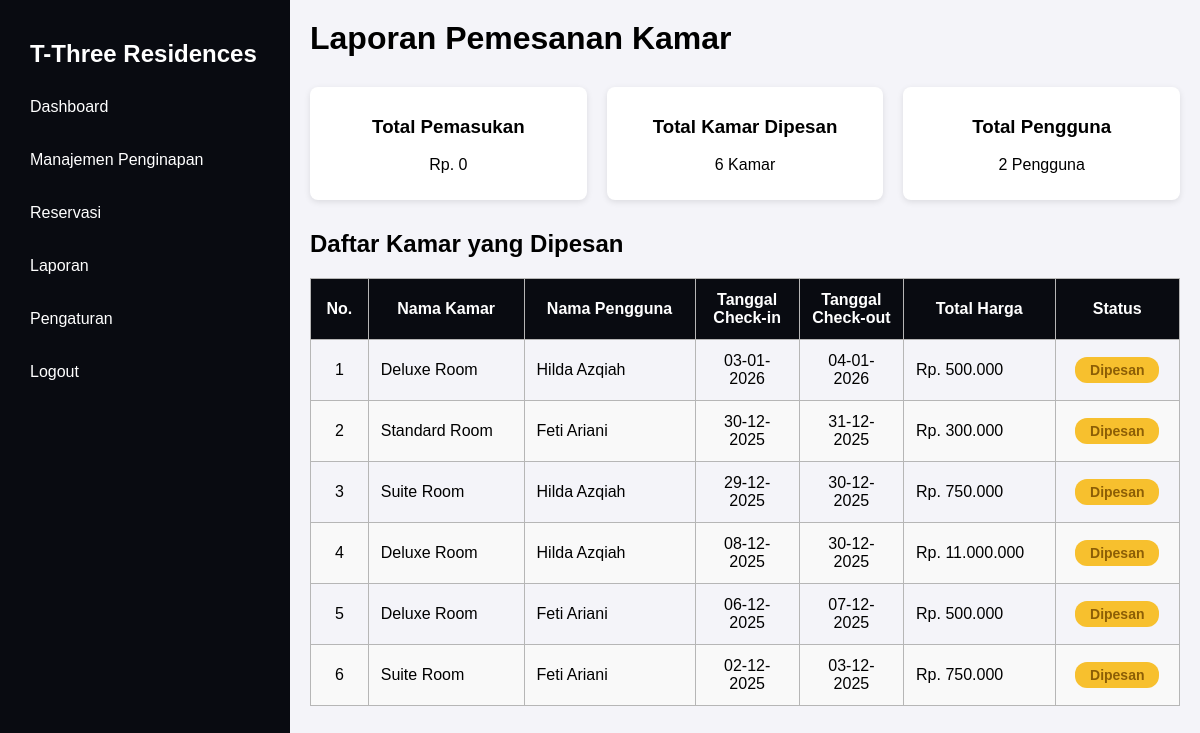
Screenshot of /admin/laporan.php (signed in) with the database file from the repository.
### tables this page shows
CREATE TABLE `settings` (
  `id` int(11) NOT NULL,
  `setting_key` varchar(255) NOT NULL,
  `value` text NOT NULL
);

CREATE TABLE `reservasi` (
  `id_reservasi` int(11) NOT NULL,
  `nama_lengkap` varchar(100) NOT NULL,
  `nama_kamar` varchar(100) NOT NULL,
  `check_in` date NOT NULL,
  `check_out` date NOT NULL,
  `total_harga` int(11) NOT NULL,
  `status` enum('dipesan','selesai','batal','konfirmasi') DEFAULT 'dipesan',
  `created_at` timestamp NOT NULL DEFAULT current_timestamp()
);

### admin/laporan.php (the view, shortened to what this page needs)
<?php
    include "../config/koneksi.php";
    $query_total_pemasukan = mysqli_query($koneksi, "SELECT SUM(total_harga) as total_pemasukan FROM reservasi WHERE status = 'selesai'");
    $total_pemasukan = mysqli_fetch_assoc($query_total_pemasukan)['total_pemasukan'];
    $query_total_kamar_dipesan = mysqli_query($koneksi, "SELECT * FROM reservasi WHERE status = 'dipesan'");
    $total_kamar_dipesan = mysqli_num_rows($query_total_kamar_dipesan);
    $query_total_pengguna = mysqli_query($koneksi, "SELECT * FROM users WHERE role = 'user'");
    $total_user = mysqli_num_rows($query_total_pengguna);
    $query_reservasi = mysqli_query($koneksi, "SELECT * FROM reservasi WHERE status = 'dipesan' ORDER BY check_in DESC");
    $query_website = mysqli_query($koneksi, "SELECT value FROM settings WHERE setting_key = 'website_name'");
    $website = mysqli_fetch_assoc($query_website);
    $website_name = $website['value'];
?>
<!DOCTYPE html>
<html lang="id">
<head>
    <link rel="stylesheet" href="../assets/css/admin.css">
</head>
<body>
    <div class="dashboard-container">
        <?php include '../includes/sidebar.php'; ?>
        <main>
            <header>
                <h1>Laporan Pemesanan Kamar</h1>
            </header>
            <section class="main-content">
                <div class="cards">
                    <div class="card">
                        <h3>Total Pemasukan</h3>
                        <p>Rp. <?= number_format($total_pemasukan, 0, ',', '.'); ?></p>
                    </div>
                    <div class="card">
                        <h3>Total Kamar Dipesan</h3>
                        <p><?= $total_kamar_dipesan ?> Kamar</p>
                    </div>
                    <div class="card">
                        <h3>Total Pengguna</h3>
                        <p><?= $total_user; ?> Pengguna</p>
                    </div>
                </div>
                <h2>Daftar Kamar yang Dipesan</h2>
                <table>
                    <thead>
                        <tr>
                            <th>No.</th>
                            <th>Nama Kamar</th>
                            <th>Nama Pengguna</th>
                            <th>Tanggal Check-in</th>
                            <th>Tanggal Check-out</th>
                            <th>Total Harga</th>
                            <th>Status</th>
                        </tr>
                    </thead>
                    <tbody>
                        <?php if (mysqli_num_rows($query_reservasi) > 0) { ?>
                            <?php $no = 1;
                            while ($reservasi = mysqli_fetch_assoc($query_reservasi)) { ?>
                                <tr>
                                    <td><?= $no++; ?></td>
                                    <td style="text-align: left;"><?= $reservasi['nama_kamar']; ?></td>
                                    <td style="text-align: left;"><?= $reservasi['nama_lengkap']; ?></td>
                                    <td width="12%"><?= date('d-m-Y', strtotime($reservasi['check_in'])); ?></td>
                                    <td width="12%"><?= date('d-m-Y', strtotime($reservasi['check_out'])); ?></td>
                                    <td style="text-align: left;">Rp.
                                        <?= number_format($reservasi['total_harga'], 0, ',', '.'); ?></td>
                                    <td><span
                                            class="badge <?= strtolower($reservasi['status']); ?>"><?= ucfirst($reservasi['status']); ?></span>
                                    </td>
                                </tr>
                            <?php } ?>
                        <?php } else { ?>
                            <tr>
                                <td colspan="7">Belum ada kamar yang dipesan.</td>
                            </tr>
                        <?php } ?>
                    </tbody>
                </table>
            </section>
        </main>
    </div>
</body>
</html>

### includes/sidebar.php
<aside class="sidebar">
    <h2><?= $website_name ?></h2>
    <nav>
        <ul>
            <li><a href="dashboard.php">Dashboard</a></li>
            <li><a href="manajemen_penginapan.php">Manajemen Penginapan</a></li>
            <li><a href="reservasi.php">Reservasi</a></li>
            <li><a href="laporan.php">Laporan</a></li>
            <li><a href="settings.php">Pengaturan</a></li>
            <li><a href="../logout.php">Logout</a></li>
        </ul>
    </nav>
</aside>

### assets/css/admin.css (style rules this page uses)
body { font-family: Arial, sans-serif; margin: 0; padding: 0; background-color: #f4f4f9; }
.dashboard-container { display: flex; }
.sidebar { position: fixed; top: 0; left: 0; z-index: 1000; width: 250px; background-color: #090b11; color: white; padding: 20px; height: 100vh; }
.sidebar h2 { color: white; text-align: left; padding-left: 10px; }
.sidebar nav ul { list-style: none; padding: 0; }
.sidebar nav ul li { margin: 15px 0; }
.sidebar nav ul li a { color: white; text-decoration: none; display: block; padding: 10px; }
main { flex: 1; padding: 20px; margin-left: 290px; }
h1 { margin: 0; }
table { width: 100%; border-collapse: collapse; margin-top: 20px; }
table th, table td { padding: 10px; border: 1px solid #ddd; text-align: left; }
table th { background-color: #090b11; color: white; text-align: center; }
table tr:nth-child(even) { background-color: #f2f2f2; }
table th, table td { padding: 12px; text-align: center; border: 1px solid #b6b6b6; }
table th { background-color: #090b11; font-weight: bold; }
table tbody tr:nth-child(even) { background-color: #f9f9f9; }
.badge { display: inline-block; padding: 5px 15px; font-size: 14px; font-weight: bold; text-align: center; border-radius: 12px; text-transform: capitalize; }
.dipesan { background-color: #f7c02e; color: #8c5e06; }
.cards { display: flex; gap: 20px; margin: 30px 0; }
.card { flex: 1; background: #fff; border-radius: 8px; box-shadow: 0 2px 6px rgba(0, 0, 0, 0.1); text-align: center; padding: 10px; }

### rows the page displays
settings: value "T-Three Residences"
reservasi: nama_kamar "Deluxe Room", nama_lengkap "Hilda Azqiah", check_in "03-01-2026", check_out "04-01-2026", total_harga "500.000", status "Dipesan"
reservasi: nama_kamar "Standard Room", nama_lengkap "Feti Ariani", check_in "30-12-2025", check_out "31-12-2025", total_harga "300.000", status "Dipesan"
reservasi: nama_kamar "Suite Room", nama_lengkap "Hilda Azqiah", check_in "29-12-2025", check_out "30-12-2025", total_harga "750.000", status "Dipesan"
reservasi: nama_kamar "Deluxe Room", nama_lengkap "Hilda Azqiah", check_in "08-12-2025", check_out "30-12-2025", total_harga "11.000.000", status "Dipesan"
reservasi: nama_kamar "Deluxe Room", nama_lengkap "Feti Ariani", check_in "06-12-2025", check_out "07-12-2025", total_harga "500.000", status "Dipesan"
reservasi: nama_kamar "Suite Room", nama_lengkap "Feti Ariani", check_in "02-12-2025", check_out "03-12-2025", total_harga "750.000", status "Dipesan"

### other values shown
$total_pemasukan "0"
$total_kamar_dipesan "6"
$total_user "2"
